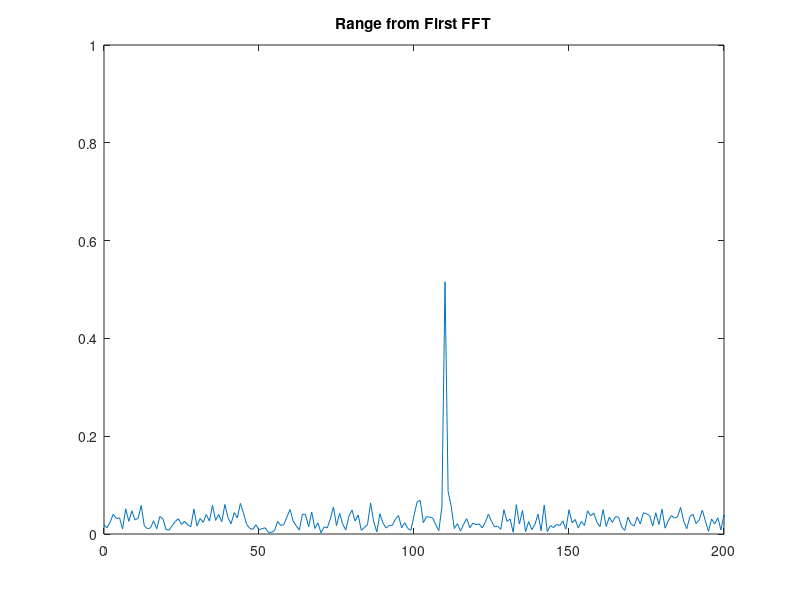
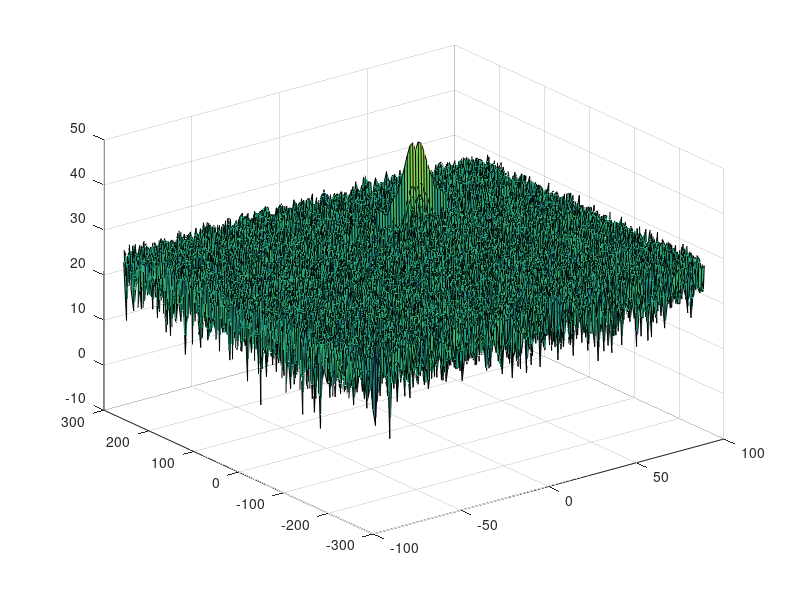

Write MATLAB code to recreate these figures, in order. (Note: this script raises an error after producing the figures.)
clear all
clc;

%% Radar Specifications 
%%%%%%%%%%%%%%%%%%%%%%%%%%%
% Frequency of operation = 77GHz
% Max Range = 200m
% Range Resolution = 1 m
% Max Velocity = 100 m/s
%%%%%%%%%%%%%%%%%%%%%%%%%%%

%speed of light = 3e8
%% User Defined Range and Velocity of target
% *%TODO* :
% define the target's initial position and velocity. Note : Velocity
% remains contant
Rmax = 200;
R0 = 110;
V = 30;
Rres = 1;
c = 3e8;

%% FMCW Waveform Generation

% *%TODO* :
% Design the FMCW waveform by giving the specs of each of its parameters.
% Calculate the Bandwidth (B), Chirp Time (Tchirp) and Slope (slope) of the FMCW
% chirp using the requirements above.
B = c / (2 * Rres);
Tchirp = 5.5 * 2 * Rmax / c;
slope = B / Tchirp;

disp(slope);

%Operating carrier frequency of Radar 
fc= 77e9;             %carrier freq

                                                          
%The number of chirps in one sequence. Its ideal to have 2^ value for the ease of running the FFT
%for Doppler Estimation. 
Nd=128;                   % #of doppler cells OR #of sent periods % number of chirps

%The number of samples on each chirp. 
Nr=1024;                  %for length of time OR # of range cells

% Timestamp for running the displacement scenario for every sample on each
% chirp
t=linspace(0,Nd*Tchirp,Nr*Nd); %total time for samples


%Creating the vectors for Tx, Rx and Mix based on the total samples input.
Tx=zeros(1,length(t)); %transmitted signal
Rx=zeros(1,length(t)); %received signal
Mix = zeros(1,length(t)); %beat signal

%Similar vectors for range_covered and time delay.
r_t=zeros(1,length(t));
td=zeros(1,length(t)); % don't understand for what purpose is `td` here?


%% Signal generation and Moving Target simulation
% Running the radar scenario over the time. 

for i=1:length(t)         
    
    % *%TODO* :
    %For each time stamp update the Range of the Target for constant velocity. 
    r_t(i) = R0 + t(i) * V;
    
    % *%TODO* :
    %Now by mixing the Transmit and Receive generate the beat signal
    %This is done by element wise matrix multiplication of Transmit and
    %Receiver Signal
    %Let's calculate the beat signal directly (and add some noise): 
    Mix(i) = cos( 2 * pi * ( ( (2*slope*r_t(i)) /c * t(i)) + ( (2*fc*V) /c*t(i)) ) ) + randn;
end

%% RANGE MEASUREMENT

% *%TODO* :
%reshape the vector into Nr*Nd array. Nr and Nd here would also define the size of
%Range and Doppler FFT respectively.

Mix=reshape(Mix,[Nr,Nd]);

 % *%TODO* :
%run the FFT on the beat signal along the range bins dimension (Nr) and
%normalize.

signal_fft = fft(Mix, Nr) / Nr;

% *%TODO* :
% Take the absolute value of FFT output

signal_fft = abs(signal_fft);

 % *%TODO* :
% Output of FFT is double sided signal, but we are interested in only one side of the spectrum.
% Hence we throw out half of the samples.

signal_fft = signal_fft(1:Nr/2+1);

%plotting the range
% figure ('Name','Range from First FFT')
% subplot(2,1,1)

 % *%TODO* :
 % plot FFT output 
f = (0:(Nr / 2));
plot(f, signal_fft);
title('Range from First FFT')
axis ([0 200 0 1]);


%% RANGE DOPPLER RESPONSE
% The 2D FFT implementation is already provided here. This will run a 2DFFT
% on the mixed signal (beat signal) output and generate a range doppler
% map.You will implement CFAR on the generated RDM

% Range Doppler Map Generation.

% The output of the 2D FFT is an image that has reponse in the range and
% doppler FFT bins. So, it is important to convert the axis from bin sizes
% to range and doppler based on their Max values.

% Mix=reshape(Mix,[Nr,Nd]); % already done above

% 2D FFT using the FFT size for both dimensions.
sig_fft2 = fft2(Mix,Nr,Nd);

% Taking just one side of signal from Range dimension.
sig_fft2 = sig_fft2(1:Nr/2,1:Nd);
sig_fft2 = fftshift (sig_fft2);
RDM = abs(sig_fft2);
RDM = 10*log10(RDM) ;

%use the surf function to plot the output of 2DFFT and to show axis in both
%dimensions
doppler_axis = linspace(-100,100,Nd);
range_axis = linspace(-200,200,Nr/2)*((Nr/2)/400);
figure,surf(doppler_axis,range_axis,RDM);

%% CFAR implementation

%Slide Window through the complete Range Doppler Map

% *%TODO* :
%Select the number of Training and Guard Cells in both the dimensions.
% Declare training and guard cells for range
TR = 8;
GR = 4;
% Declare training and guard cells for doppler (velocity)
TD = 6;
GD = 2;

% *%TODO* :
% offset the threshold by SNR value in dB
offset=5;

% *%TODO* :
%Create a vector to store noise_level for each iteration on training cells
noise_level = zeros(1,1); % why is it here? another extra variable?


% *%TODO* :
%design a loop such that it slides the CUT across range doppler map by
%giving margins at the edges for Training and Guard Cells.
%For every iteration sum the signal level within all the training
%cells. To sum convert the value from logarithmic to linear using db2pow
%function. Average the summed values for all of the training
%cells used. After averaging convert it back to logarithimic using pow2db.
%Further add the offset to it to determine the threshold. Next, compare the
%signal under CUT with this threshold. If the CUT level > threshold assign
%it a value of 1, else equate it to 0.

% create array of zeros, to store only signals > noise_level
Nr_n = size(RDM, 1);
Nd_n = size(RDM, 2);
signal_cfar = zeros(Nr_n, Nd_n);

% calculate total number of bins inside sliding window
L = (2*(GR+TR)+1) * (2*(GD+TD)+1);

% slide through the RDM array
for i = 1:(Nr_n-(2*(GR+TR)+1))     
    for j = 1:(Nd_n-(2*(GD+TD)+1))     
        s_all = db2pow(RDM(i:i+2*(GR+TR), j:j+2*(GD+TD)));
        s_guard = db2pow(RDM(i+TR:i+2*GR, j+TD:j+2*GD));
        noise_level = sum(s_all, 'all') - sum(s_guard, 'all');

        noise_level = ( noise_level / L ) * offset;
        noise_level = pow2db(noise_level);

        CUT = RDM(i+GR+TR, j+GD+TD);
        if CUT >= noise_level
            signal_cfar(i+GR+TR, j+GD+TD) = 1;
        end
        
    end
end


% *%TODO* :
% The process above will generate a thresholded block, which is smaller 
%than the Range Doppler Map as the CUT cannot be located at the edges of
%matrix. Hence,few cells will not be thresholded. To keep the map size same
% set those values to 0. 

% already done above...

% *%TODO* :
%display the CFAR output using the Surf function like we did for Range
%Doppler Response output.
figure,surf(doppler_axis, range_axis, signal_cfar);
colorbar;


 
 